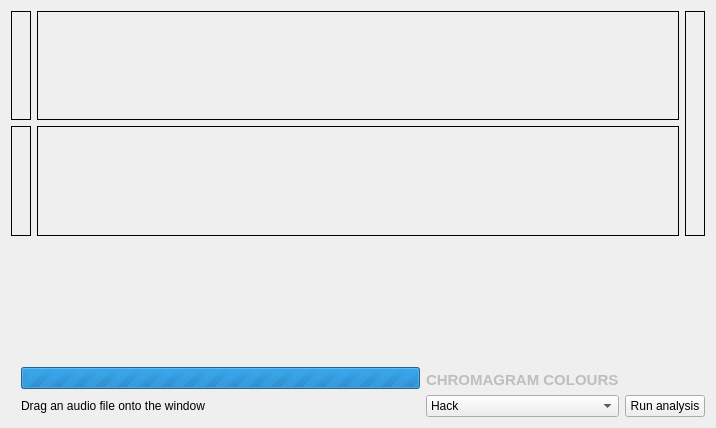
<?xml version="1.0" encoding="UTF-8"?>
<ui version="4.0">
 <class>DetailWindow</class>
 <widget class="QMainWindow" name="DetailWindow">
  <property name="geometry">
   <rect>
    <x>0</x>
    <y>0</y>
    <width>716</width>
    <height>428</height>
   </rect>
  </property>
  <property name="acceptDrops">
   <bool>true</bool>
  </property>
  <property name="locale">
   <locale language="English" country="UnitedKingdom"/>
  </property>
  <widget class="QWidget" name="centralWidget">
   <layout class="QVBoxLayout" name="verticalLayout">
    <item>
     <layout class="QGridLayout" name="gridLayout_Visualisation">
      <item row="0" column="0">
       <widget class="QLabel" name="pianoKeysLabel">
        <property name="minimumSize">
         <size>
          <width>20</width>
          <height>74</height>
         </size>
        </property>
        <property name="maximumSize">
         <size>
          <width>20</width>
          <height>16777215</height>
         </size>
        </property>
        <property name="frameShape">
         <enum>QFrame::Box</enum>
        </property>
        <property name="lineWidth">
         <number>1</number>
        </property>
        <property name="midLineWidth">
         <number>0</number>
        </property>
        <property name="text">
         <string/>
        </property>
        <property name="textFormat">
         <enum>Qt::PlainText</enum>
        </property>
        <property name="scaledContents">
         <bool>true</bool>
        </property>
       </widget>
      </item>
      <item row="0" column="1">
       <widget class="QLabel" name="chromagramLabel">
        <property name="minimumSize">
         <size>
          <width>0</width>
          <height>74</height>
         </size>
        </property>
        <property name="frameShape">
         <enum>QFrame::Box</enum>
        </property>
        <property name="text">
         <string/>
        </property>
        <property name="textFormat">
         <enum>Qt::PlainText</enum>
        </property>
        <property name="scaledContents">
         <bool>true</bool>
        </property>
       </widget>
      </item>
      <item row="1" column="0">
       <widget class="QLabel" name="miniPianoKeysLabel">
        <property name="minimumSize">
         <size>
          <width>20</width>
          <height>14</height>
         </size>
        </property>
        <property name="maximumSize">
         <size>
          <width>20</width>
          <height>16777215</height>
         </size>
        </property>
        <property name="frameShape">
         <enum>QFrame::Box</enum>
        </property>
        <property name="lineWidth">
         <number>1</number>
        </property>
        <property name="midLineWidth">
         <number>0</number>
        </property>
        <property name="text">
         <string/>
        </property>
        <property name="textFormat">
         <enum>Qt::PlainText</enum>
        </property>
        <property name="scaledContents">
         <bool>true</bool>
        </property>
       </widget>
      </item>
      <item row="1" column="1">
       <widget class="QLabel" name="miniChromagramLabel">
        <property name="minimumSize">
         <size>
          <width>0</width>
          <height>14</height>
         </size>
        </property>
        <property name="frameShape">
         <enum>QFrame::Box</enum>
        </property>
        <property name="text">
         <string/>
        </property>
        <property name="textFormat">
         <enum>Qt::PlainText</enum>
        </property>
        <property name="scaledContents">
         <bool>true</bool>
        </property>
       </widget>
      </item>
      <item row="0" column="2" rowspan="2">
       <widget class="QLabel" name="colourScaleLabel">
        <property name="minimumSize">
         <size>
          <width>20</width>
          <height>74</height>
         </size>
        </property>
        <property name="maximumSize">
         <size>
          <width>20</width>
          <height>16777215</height>
         </size>
        </property>
        <property name="frameShape">
         <enum>QFrame::Box</enum>
        </property>
        <property name="lineWidth">
         <number>1</number>
        </property>
        <property name="midLineWidth">
         <number>0</number>
        </property>
        <property name="text">
         <string/>
        </property>
        <property name="textFormat">
         <enum>Qt::PlainText</enum>
        </property>
        <property name="scaledContents">
         <bool>true</bool>
        </property>
       </widget>
      </item>
      <item row="2" column="1">
       <layout class="QHBoxLayout" name="horizontalLayout_keyLabels">
        <property name="spacing">
         <number>0</number>
        </property>
       </layout>
      </item>
      <item row="2" column="0">
       <widget class="QLabel" name="verticalSpacerLabel">
        <property name="text">
         <string/>
        </property>
       </widget>
      </item>
     </layout>
    </item>
    <item>
     <layout class="QGridLayout" name="gridLayout_UI" columnstretch="1,0,0">
      <property name="leftMargin">
       <number>10</number>
      </property>
      <property name="topMargin">
       <number>10</number>
      </property>
      <item row="0" column="1">
       <widget class="QLabel" name="chromaColourLabel">
        <property name="enabled">
         <bool>false</bool>
        </property>
        <property name="minimumSize">
         <size>
          <width>0</width>
          <height>20</height>
         </size>
        </property>
        <property name="font">
         <font>
          <pointsize>11</pointsize>
          <weight>75</weight>
          <bold>true</bold>
         </font>
        </property>
        <property name="text">
         <string>CHROMAGRAM COLOURS</string>
        </property>
        <property name="textFormat">
         <enum>Qt::PlainText</enum>
        </property>
        <property name="alignment">
         <set>Qt::AlignBottom|Qt::AlignLeading|Qt::AlignLeft</set>
        </property>
       </widget>
      </item>
      <item row="1" column="1">
       <widget class="QComboBox" name="chromaColourCombo">
        <property name="sizePolicy">
         <sizepolicy hsizetype="Minimum" vsizetype="Fixed">
          <horstretch>0</horstretch>
          <verstretch>0</verstretch>
         </sizepolicy>
        </property>
        <property name="currentIndex">
         <number>4</number>
        </property>
        <item>
         <property name="text">
          <string notr="true">Izo</string>
         </property>
        </item>
        <item>
         <property name="text">
          <string notr="true">Mono</string>
         </property>
        </item>
        <item>
         <property name="text">
          <string notr="true">Pred</string>
         </property>
        </item>
        <item>
         <property name="text">
          <string notr="true">VBoy</string>
         </property>
        </item>
        <item>
         <property name="text">
          <string notr="true">Hack</string>
         </property>
        </item>
       </widget>
      </item>
      <item row="1" column="2">
       <widget class="QPushButton" name="runButton">
        <property name="text">
         <string>Run analysis</string>
        </property>
       </widget>
      </item>
      <item row="1" column="0">
       <widget class="QLabel" name="statusLabel">
        <property name="sizePolicy">
         <sizepolicy hsizetype="Expanding" vsizetype="Fixed">
          <horstretch>0</horstretch>
          <verstretch>0</verstretch>
         </sizepolicy>
        </property>
        <property name="minimumSize">
         <size>
          <width>0</width>
          <height>20</height>
         </size>
        </property>
        <property name="maximumSize">
         <size>
          <width>16777215</width>
          <height>20</height>
         </size>
        </property>
        <property name="text">
         <string>Drag an audio file onto the window</string>
        </property>
        <property name="textFormat">
         <enum>Qt::PlainText</enum>
        </property>
       </widget>
      </item>
      <item row="0" column="0">
       <widget class="QProgressBar" name="progressBar">
        <property name="maximum">
         <number>0</number>
        </property>
        <property name="value">
         <number>0</number>
        </property>
       </widget>
      </item>
     </layout>
    </item>
   </layout>
  </widget>
 </widget>
 <layoutdefault spacing="6" margin="11"/>
 <resources/>
 <connections/>
</ui>
